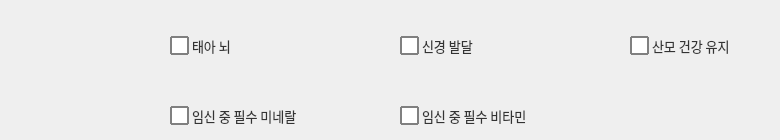
     <widget class="QWidget" name="tab_8">
      <attribute name="title">
       <string>임신/태아</string>
      </attribute>
      <widget class="QCheckBox" name="checkBox_95">
       <property name="geometry">
        <rect>
         <x>400</x>
         <y>100</y>
         <width>141</width>
         <height>31</height>
        </rect>
       </property>
       <property name="font">
        <font>
         <family>Leelawadee UI</family>
         <pointsize>-1</pointsize>
        </font>
       </property>
       <property name="styleSheet">
        <string notr="true">QCheckBox 
{
    spacing: 3px; /* 체크박스와 텍스트 사이 간격 */
    font-size: 13px;
    color: #333;
}

QCheckBox::indicator {
    width: 15px;
    height: 15px;
    border: 1.5px solid gray;        /* 기본 테두리 색상 */
    background-color: white;       /* 기본 배경색 */
    border-radius: 1px; 		/*모서리 둥글게*/
}

QCheckBox::indicator:checked {
    background-color: white;       /* 체크된 후 바탕색 */
    border: 1.5px solid red;         /* 체크된 후 테두리 */
    image: url(./image/pill.png); /* 체크 표시 이미지 (선택 사항) */
}


QCheckBox::indicator:hover
{
background-color : #E0F2F1;

}
</string>
       </property>
       <property name="text">
        <string>임신 중 필수 비타민</string>
       </property>
       <property name="checkable">
        <bool>true</bool>
       </property>
       <property name="checked">
        <bool>false</bool>
       </property>
       <property name="autoRepeat">
        <bool>false</bool>
       </property>
      </widget>
      <widget class="QCheckBox" name="checkBox_96">
       <property name="geometry">
        <rect>
         <x>170</x>
         <y>30</y>
         <width>131</width>
         <height>31</height>
        </rect>
       </property>
       <property name="font">
        <font>
         <family>Leelawadee UI</family>
         <pointsize>-1</pointsize>
        </font>
       </property>
       <property name="styleSheet">
        <string notr="true">QCheckBox 
{
    spacing: 3px; /* 체크박스와 텍스트 사이 간격 */
    font-size: 13px;
    color: #333;
}

QCheckBox::indicator {
    width: 15px;
    height: 15px;
    border: 1.5px solid gray;        /* 기본 테두리 색상 */
    background-color: white;       /* 기본 배경색 */
    border-radius: 1px; 		/*모서리 둥글게*/
}

QCheckBox::indicator:checked {
    background-color: white;       /* 체크된 후 바탕색 */
    border: 1.5px solid red;         /* 체크된 후 테두리 */
    image: url(./image/pill.png); /* 체크 표시 이미지 (선택 사항) */
}


QCheckBox::indicator:hover
{
background-color : #E0F2F1;

}
</string>
       </property>
       <property name="text">
        <string>태아 뇌</string>
       </property>
       <property name="checkable">
        <bool>true</bool>
       </property>
       <property name="checked">
        <bool>false</bool>
       </property>
       <property name="autoRepeat">
        <bool>false</bool>
       </property>
      </widget>
      <widget class="QCheckBox" name="checkBox_98">
       <property name="geometry">
        <rect>
         <x>170</x>
         <y>100</y>
         <width>151</width>
         <height>31</height>
        </rect>
       </property>
       <property name="font">
        <font>
         <family>Leelawadee UI</family>
         <pointsize>-1</pointsize>
        </font>
       </property>
       <property name="styleSheet">
        <string notr="true">QCheckBox 
{
    spacing: 3px; /* 체크박스와 텍스트 사이 간격 */
    font-size: 13px;
    color: #333;
}

QCheckBox::indicator {
    width: 15px;
    height: 15px;
    border: 1.5px solid gray;        /* 기본 테두리 색상 */
    background-color: white;       /* 기본 배경색 */
    border-radius: 1px; 		/*모서리 둥글게*/
}

QCheckBox::indicator:checked {
    background-color: white;       /* 체크된 후 바탕색 */
    border: 1.5px solid red;         /* 체크된 후 테두리 */
    image: url(./image/pill.png); /* 체크 표시 이미지 (선택 사항) */
}


QCheckBox::indicator:hover
{
background-color : #E0F2F1;

}
</string>
       </property>
       <property name="text">
        <string>임신 중 필수 미네랄</string>
       </property>
       <property name="checkable">
        <bool>true</bool>
       </property>
       <property name="checked">
        <bool>false</bool>
       </property>
       <property name="autoRepeat">
        <bool>false</bool>
       </property>
      </widget>
      <widget class="QCheckBox" name="checkBox_100">
       <property name="geometry">
        <rect>
         <x>630</x>
         <y>30</y>
         <width>141</width>
         <height>31</height>
        </rect>
       </property>
       <property name="font">
        <font>
         <family>Leelawadee UI</family>
         <pointsize>-1</pointsize>
        </font>
       </property>
       <property name="styleSheet">
        <string notr="true">QCheckBox 
{
    spacing: 3px; /* 체크박스와 텍스트 사이 간격 */
    font-size: 13px;
    color: #333;
}

QCheckBox::indicator {
    width: 15px;
    height: 15px;
    border: 1.5px solid gray;        /* 기본 테두리 색상 */
    background-color: white;       /* 기본 배경색 */
    border-radius: 1px; 		/*모서리 둥글게*/
}

QCheckBox::indicator:checked {
    background-color: white;       /* 체크된 후 바탕색 */
    border: 1.5px solid red;         /* 체크된 후 테두리 */
    image: url(./image/pill.png); /* 체크 표시 이미지 (선택 사항) */
}


QCheckBox::indicator:hover
{
background-color : #E0F2F1;

}
</string>
       </property>
       <property name="text">
        <string>산모 건강 유지</string>
       </property>
       <property name="checkable">
        <bool>true</bool>
       </property>
       <property name="checked">
        <bool>false</bool>
       </property>
       <property name="autoRepeat">
        <bool>false</bool>
       </property>
      </widget>
      <widget class="QCheckBox" name="checkBox_103">
       <property name="geometry">
        <rect>
         <x>400</x>
         <y>30</y>
         <width>141</width>
         <height>31</height>
        </rect>
       </property>
       <property name="font">
        <font>
         <family>Leelawadee UI</family>
         <pointsize>-1</pointsize>
        </font>
       </property>
       <property name="styleSheet">
        <string notr="true">QCheckBox 
{
    spacing: 3px; /* 체크박스와 텍스트 사이 간격 */
    font-size: 13px;
    color: #333;
}

QCheckBox::indicator {
    width: 15px;
    height: 15px;
    border: 1.5px solid gray;        /* 기본 테두리 색상 */
    background-color: white;       /* 기본 배경색 */
    border-radius: 1px; 		/*모서리 둥글게*/
}

QCheckBox::indicator:checked {
    background-color: white;       /* 체크된 후 바탕색 */
    border: 1.5px solid red;         /* 체크된 후 테두리 */
    image: url(./image/pill.png); /* 체크 표시 이미지 (선택 사항) */
}


QCheckBox::indicator:hover
{
background-color : #E0F2F1;

}
</string>
       </property>
       <property name="text">
        <string>신경 발달</string>
       </property>
       <property name="checkable">
        <bool>true</bool>
       </property>
       <property name="checked">
        <bool>false</bool>
       </property>
       <property name="autoRepeat">
        <bool>false</bool>
       </property>
      </widget>
     </widget>
